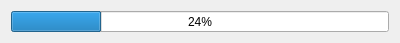
<?xml version="1.0" encoding="UTF-8"?>
<ui version="4.0">
 <class>CheckAnalysisDialog</class>
 <widget class="QDialog" name="CheckAnalysisDialog">
  <property name="geometry">
   <rect>
    <x>0</x>
    <y>0</y>
    <width>400</width>
    <height>43</height>
   </rect>
  </property>
  <property name="minimumSize">
   <size>
    <width>400</width>
    <height>43</height>
   </size>
  </property>
  <property name="maximumSize">
   <size>
    <width>400</width>
    <height>43</height>
   </size>
  </property>
  <property name="windowTitle">
   <string>Checking Analysis...</string>
  </property>
  <property name="windowIcon">
   <iconset resource="../../rsc/espina.qrc">
    <normaloff>:/espina/espina.svg</normaloff>:/espina/espina.svg</iconset>
  </property>
  <property name="modal">
   <bool>true</bool>
  </property>
  <layout class="QVBoxLayout" name="verticalLayout">
   <item>
    <widget class="QProgressBar" name="m_progress">
     <property name="value">
      <number>24</number>
     </property>
    </widget>
   </item>
  </layout>
 </widget>
 <resources>
  <include location="../../rsc/espina.qrc"/>
 </resources>
 <connections/>
</ui>
